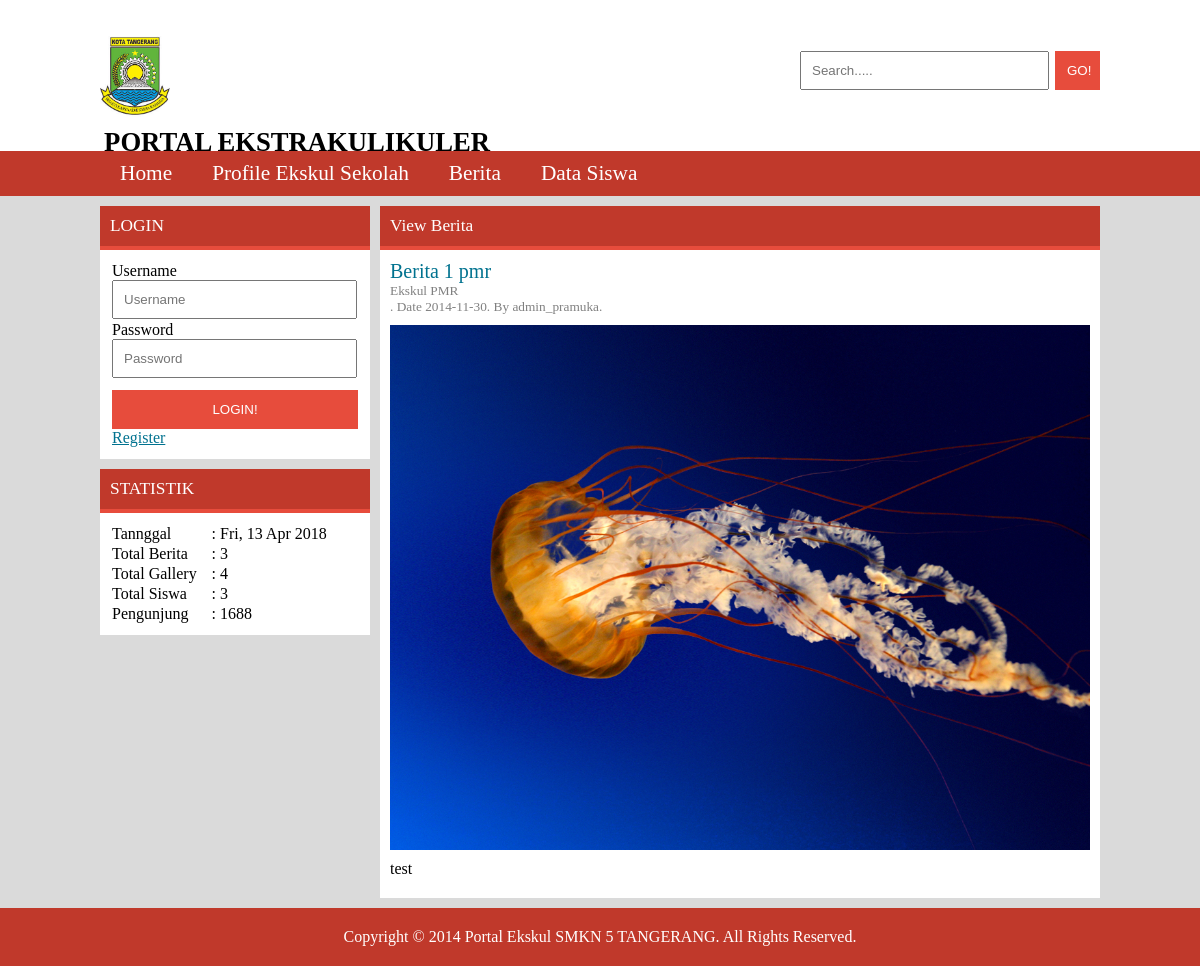
Screenshot of /index.php?page=berita&action=view&id=2 with the database file from the repository.
### tables this page shows
CREATE TABLE IF NOT EXISTS `berita` (
  `id` int(11) NOT NULL AUTO_INCREMENT,
  `title` varchar(225) NOT NULL,
  `content` text NOT NULL,
  `id_ekskul` int(11) NOT NULL,
  `id_user` int(11) NOT NULL,
  `photo` text NOT NULL,
  `status` int(11) NOT NULL,
  `date` date NOT NULL,
  PRIMARY KEY (`id`)
);

CREATE TABLE IF NOT EXISTS `ekskul` (
  `id` int(11) NOT NULL AUTO_INCREMENT,
  `title` varchar(225) NOT NULL,
  `profile` text NOT NULL,
  `photo` text NOT NULL,
  PRIMARY KEY (`id`)
);

CREATE TABLE IF NOT EXISTS `users` (
  `id` int(11) NOT NULL AUTO_INCREMENT,
  `username` varchar(225) NOT NULL,
  `password` varchar(225) NOT NULL,
  `email` varchar(225) NOT NULL,
  `fullname` varchar(224) NOT NULL,
  `profile` text NOT NULL,
  `id_ekskul` int(11) NOT NULL,
  `role` int(11) NOT NULL,
  `status` int(11) NOT NULL,
  PRIMARY KEY (`id`)
);

### function.php (called while the page is built, shortened)
<?php
	function ekskul_name($id) {
		global $db;
		$q=mysqli_query($db,"SELECT * FROM ekskul where id = '$id'");
		$f=mysqli_fetch_array($q);
		$title=$f[title];
		return $title;
	}
	function user_name($id) {
		global $db;
		$q=mysqli_query($db,"SELECT * FROM users where id = '$id'");
		$f=mysqli_fetch_array($q);
		$fullname=$f[fullname];
		return $fullname;
	}
?>

### page/berita-view.php (the view)
<?php
	$q=mysqli_query($db,"SELECT * FROM berita where id='$id'");
	$f=mysqli_fetch_array($q);
	if(mysqli_num_rows($q) == 0) {
?>
		<div id="right">
			<div class="box">
				<div class="box-content">
					<?php echo validation::invalid("Berita Tidak ada");?>
				</div>
			</div>
		</div>
<?php
	} else {
?>
	<div id="right">
		<div class="box">
			<div class="box-head">
				View Berita
			</div>
			<div class="box-content">
				<div class="while_post-view">
					<div class="title">
						<?=$f[title]?>
					</div>
					<div class="info">
						Ekskul <a href="index.php?page=ekskul&action=view&id=<?=$f[id_ekskul]?>"><?=ekskul_name("$f[id_ekskul]")?></a>. Date <?=$f[date]?>. By <?=user_name($f[id_user])?>.
					</div>
					<div class="img">
						<img src="img/<?=$f[photo]?>">
					</div>
					<div class="while_post_content">
						<div class="desc">
							  <?=$f[content]?>
						</div>
					</div>
				</div>
			</div>
		</div>
	</div>
<?php
	}
?>

### css/style.css (style rules this page uses)
* { padding:0; margin:0; }
body { font-family:calibri; color:inherit; background:#dadada; }
a { text-decoration:none; color:inherit; }
#content #right { float:right; width:720px; }
#content #right:after { clear:both; display:block; content:''; }
.box { position:relative; width:100%; margin-bottom:10px; }
.box:after { clear:both; display:block; content:''; }
.box .box-head { background:#c0392b; padding:10px; font-size:13pt; color:white; border-bottom: 4px solid #e74c3c; }
.box .box-content { background:white; color:black; padding:10px; }
.while_post-view { width:100%; margin-bottom:10px; }
.while_post-view :after { clear:both; display:block; content:''; }
.while_post-view .img { width:100%; }
.while_post-view .img img { float:left; width:100%; overflow:hidden; }
.while_post-view .while_post_content { position:relative; }
.while_post-view .title { color:#00728f; font-size:15pt; }
.while_post-view .info { color:grey; font-size:10pt; margin-bottom:10px; }
.while_post-view .while_post_content .desc { margin-top:10px; }

### rows the page displays
berita: title "Berita 1 pmr", id_ekskul.title "PMR", date "2014-11-30", id_user.fullname "admin_pramuka", photo (picture), content "test"

### other values shown
mysqli_num_rows(mysqli_query($db,"SELECT * FROM berita")) "3"
mysqli_num_rows(mysqli_query($db,"SELECT * FROM gallery")) "4"
mysqli_num_rows(mysqli_query($db,"SELECT * FROM pengunjung")) "1688"
